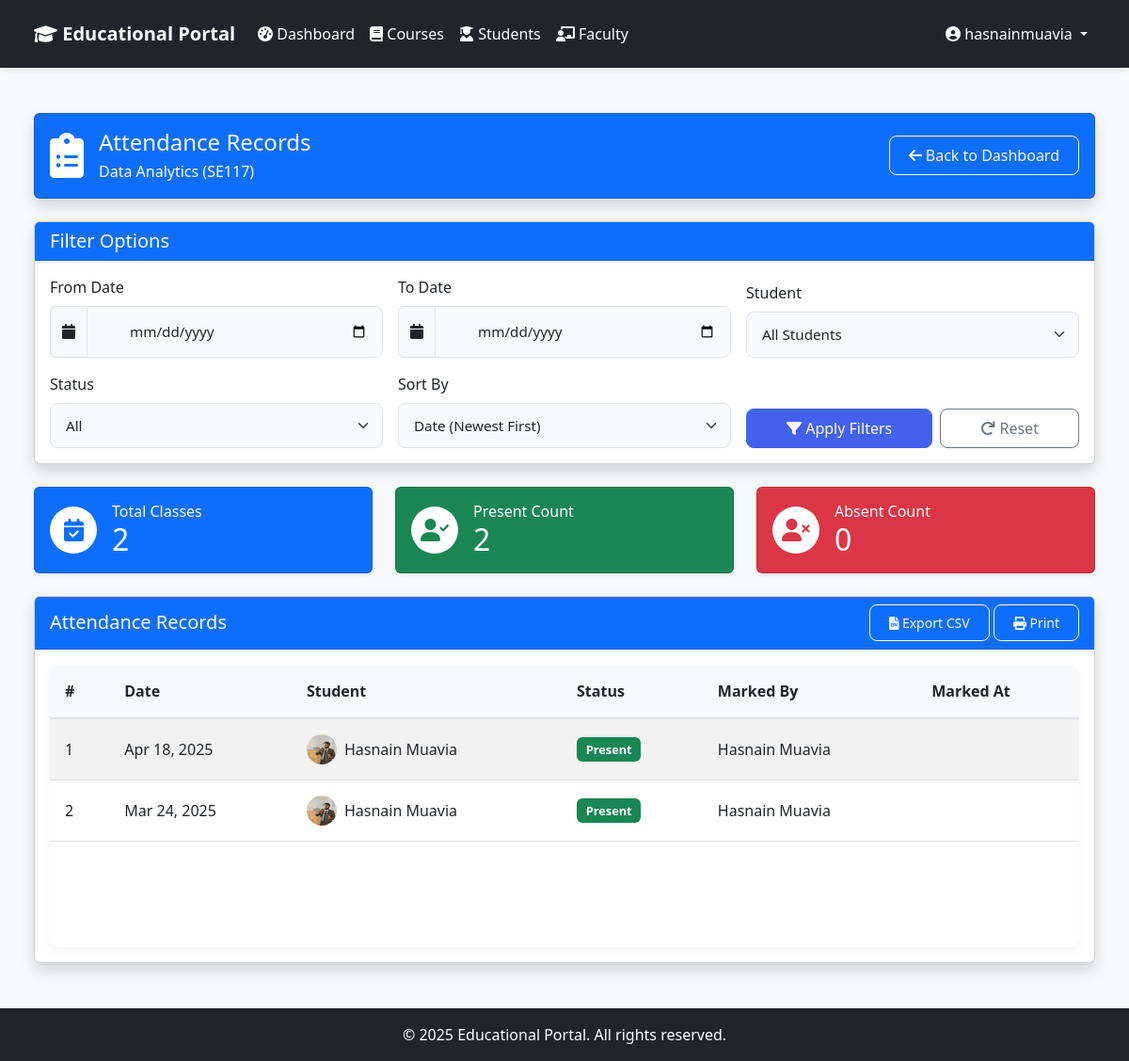
The page /admin-dashboard/attendance/6/ (signed in) on the database its author committed.
### core/models.py (models this page shows, shortened)
class User(AbstractUser):
    role = models.CharField(
        max_length=10,
        choices=Role.choices,
        default=Role.STUDENT,
    )

class Course(models.Model):
    name = models.CharField(max_length=100)
    code = models.CharField(max_length=20, unique=True)
    description = models.TextField(blank=True, null=True)

class Attendance(models.Model):
    student = models.ForeignKey(Student, on_delete=models.CASCADE, related_name='attendances')
    course = models.ForeignKey(Course, on_delete=models.CASCADE, related_name='attendances')
    date = models.DateField()
    is_present = models.BooleanField(default=False)
    marked_by = models.ForeignKey(User, on_delete=models.SET_NULL, null=True, related_name='marked_attendances')
    class Meta:
        unique_together = ('student', 'course', 'date')

class Student(models.Model):
    user = models.OneToOneField(User, on_delete=models.CASCADE, related_name='student_profile')
    profile_picture = models.ImageField(upload_to='students/', null=True, blank=True)
    phone_number = models.CharField(max_length=20, blank=True, null=True)
    courses = models.ManyToManyField(Course, related_name='students', blank=True)
    @property
    def profile_picture_url(self):
        if self.profile_picture:
            return self.profile_picture.url
        return '/static/images/default_profile.png'

### admin_dashboard/views.py (the view, shortened to what this page needs)
# urls.py: path('attendance/<int:course_id>/', views.view_attendance, name='admin_view_attendance'),
@login_required
@user_passes_test(is_admin)
def view_attendance(request, course_id):
    course = get_object_or_404(Course, id=course_id)
    date_from = request.GET.get('date_from')
    date_to = request.GET.get('date_to')
    student_id = request.GET.get('student_id')
    status = request.GET.get('status')
    sort_by = request.GET.get('sort_by', 'date_desc')
    attendance_query = Attendance.objects.filter(course=course).select_related('student', 'student__user')
    if student_id:
        attendance_query = attendance_query.filter(student_id=student_id)
    if status == 'present':
        attendance_query = attendance_query.filter(is_present=True)
    elif status == 'absent':
        attendance_query = attendance_query.filter(is_present=False)
    if sort_by == 'date_asc':
        attendance_query = attendance_query.order_by('date')
    elif sort_by == 'date_desc':
        attendance_query = attendance_query.order_by('-date')
    elif sort_by == 'student_name':
        attendance_query = attendance_query.order_by('student__user__first_name', 'student__user__last_name')
    total_classes = attendance_query.values('date').distinct().count()
    present_count = attendance_query.filter(is_present=True).count()
    absent_count = attendance_query.filter(is_present=False).count()
    students = Student.objects.filter(courses=course)
    context = {
        'course': course,
        'attendance': attendance_query,
        'students': students,
        'total_classes': total_classes,
        'present_count': present_count,
        'absent_count': absent_count,
        'date_from': date_from,
        'date_to': date_to,
        'student_id': student_id,
        'status': status,
        'sort_by': sort_by,
    }
    return render(request, 'admin_dashboard/attendance.html', context)

### templates/admin_dashboard/attendance.html (shortened to what this page needs)
{% extends 'base.html' %}
{% block content %}
<div class="container-fluid py-4">
    <div class="row mb-4">
        <div class="col-12">
            <div class="card bg-primary text-white shadow">
                <div class="card-body">
                    <div class="d-flex align-items-center">
                        <div class="flex-shrink-0">
                            <i class="fas fa-clipboard-list fa-3x"></i>
                        </div>
                        <div class="flex-grow-1 ms-3">
                            <h4 class="mb-1">Attendance Records</h4>
                            <p class="mb-0">{{ course.name }} ({{ course.code }})</p>
                        </div>
                        <div class="ms-auto">
                            <a href="{% url 'admin_dashboard' %}" class="btn btn-outline-light">
                                <i class="fas fa-arrow-left"></i> Back to Dashboard
                            </a>
                        </div>
                    </div>
                </div>
            </div>
        </div>
    </div>
    <div class="row mb-4">
        <div class="col-12">
            <div class="card shadow">
                <div class="card-header bg-primary text-white">
                    <h5 class="card-title mb-0">Filter Options</h5>
                </div>
                <div class="card-body">
                    <form method="get" id="filterForm" class="row g-3 align-items-end">
                        <div class="col-md-4">
                            <label for="dateFrom" class="form-label">From Date</label>
                            <div class="input-group">
                                <span class="input-group-text"><i class="fas fa-calendar"></i></span>
                                <input type="date" class="form-control" id="dateFrom" name="date_from" value="{{ date_from|date:'Y-m-d' }}">
                            </div>
                        </div>
                        <div class="col-md-4">
                            <label for="dateTo" class="form-label">To Date</label>
                            <div class="input-group">
                                <span class="input-group-text"><i class="fas fa-calendar"></i></span>
                                <input type="date" class="form-control" id="dateTo" name="date_to" value="{{ date_to|date:'Y-m-d' }}">
                            </div>
                        </div>
                        <div class="col-md-4">
                            <label for="studentFilter" class="form-label">Student</label>
                            <select class="form-select" id="studentFilter" name="student_id">
                                <option value="">All Students</option>
                            </select>
                        </div>
                        <div class="col-md-4">
                            <label for="statusFilter" class="form-label">Status</label>
                            <select class="form-select" id="statusFilter" name="status">
                                <option value="">All</option>
                            </select>
                        </div>
                        <div class="col-md-4">
                            <label for="sortBy" class="form-label">Sort By</label>
                            <select class="form-select" id="sortBy" name="sort_by">
                                <option value="date_desc" {% if sort_by == 'date_desc' %}selected{% endif %}>Date (Newest First)</option>
                            </select>
                        </div>
                        <div class="col-md-4 d-flex">
                            <button type="submit" class="btn btn-primary me-2 flex-grow-1">
                                <i class="fas fa-filter"></i> Apply Filters
                            </button>
                            <a href="{% url 'admin_view_attendance' course.id %}" class="btn btn-outline-secondary flex-grow-1">
                                <i class="fas fa-redo"></i> Reset
                            </a>
                        </div>
                    </form>
                </div>
            </div>
        </div>
    </div>
    <div class="row mb-4">
        <div class="col-md-4">
            <div class="card bg-primary text-white shadow-sm h-100">
                <div class="card-body">
                    <div class="d-flex align-items-center">
                        <div class="icon-circle bg-white me-3">
                            <i class="fas fa-calendar-check text-primary icon-lg"></i>
                        </div>
                        <div>
                            <h6 class="mb-0">Total Classes</h6>
                            <h2 class="mb-0">{{ total_classes|default:"0" }}</h2>
                        </div>
                    </div>
                </div>
            </div>
        </div>
        <div class="col-md-4">
            <div class="card bg-success text-white shadow-sm h-100">
                <div class="card-body">
                    <div class="d-flex align-items-center">
                        <div class="icon-circle bg-white me-3">
                            <i class="fas fa-user-check text-success icon-lg"></i>
                        </div>
                        <div>
                            <h6 class="mb-0">Present Count</h6>
                            <h2 class="mb-0">{{ present_count|default:"0" }}</h2>
                        </div>
                    </div>
                </div>
            </div>
        </div>
        <div class="col-md-4">
            <div class="card bg-danger text-white shadow-sm h-100">
                <div class="card-body">
                    <div class="d-flex align-items-center">
                        <div class="icon-circle bg-white me-3">
                            <i class="fas fa-user-times text-danger icon-lg"></i>
                        </div>
                        <div>
                            <h6 class="mb-0">Absent Count</h6>
                            <h2 class="mb-0">{{ absent_count|default:"0" }}</h2>
                        </div>
                    </div>
                </div>
            </div>
        </div>
    </div>
    <div class="row">
        <div class="col-12">
            <div class="card shadow">
                <div class="card-header bg-primary text-white d-flex justify-content-between align-items-center">
                    <h5 class="card-title mb-0">Attendance Records</h5>
                    <div>
                        <button class="btn btn-sm btn-outline-light" id="exportCSV">
                            <i class="fas fa-file-csv"></i> Export CSV
                        </button>
                        <button class="btn btn-sm btn-outline-light" id="printRecords">
                            <i class="fas fa-print"></i> Print
                        </button>
                    </div>
                </div>
                <div class="card-body">
                    <div class="table-responsive">
                        <table class="table table-hover table-striped align-middle">
                            <thead class="table-light">
                                <tr>
                                    <th scope="col">#</th>
                                    <th scope="col">Date</th>
                                    <th scope="col">Student</th>
                                    <th scope="col">Status</th>
                                    <th scope="col">Marked By</th>
                                    <th scope="col">Marked At</th>
                                </tr>
                            </thead>
                            <tbody>
                                {% for record in attendance %}
                                <tr>
                                    <td>{{ forloop.counter }}</td>
                                    <td>{{ record.date|date:"M d, Y" }}</td>
                                    <td>
                                        <div class="d-flex align-items-center">
                                            {% if record.student.profile_picture %}
                                                <img src="{{ record.student.profile_picture_url }}" class="rounded-circle me-2" width="32" height="32" alt="Profile Picture">
                                            {% else %}
                                                <i class="fas fa-user-circle fa-2x me-2 text-secondary"></i>
                                            {% endif %}
                                            {{ record.student.user.get_full_name|default:record.student.user.username }}
                                        </div>
                                    </td>
                                    <td>
                                        {% if record.is_present %}
                                            <span class="badge bg-success">Present</span>
                                        {% else %}
                                            <span class="badge bg-danger">Absent</span>
                                        {% endif %}
                                    </td>
                                    <td>{{ record.marked_by.get_full_name|default:record.marked_by.username }}</td>
                                    <td>{{ record.created_at|date:"M d, Y H:i" }}</td>
                                </tr>
                                {% endfor %}
                            </tbody>
                        </table>
                    </div>
                </div>
            </div>
        </div>
    </div>
</div>
{% endblock %}
{% block extra_css %}
<link rel="stylesheet" href="https://cdnjs.cloudflare.com/ajax/libs/font-awesome/6.0.0/css/all.min.css">
{% endblock %}

### templates/base.html (shortened to what this page needs)
<!DOCTYPE html>
<html lang="en">
<head>
    <link href="https://cdn.jsdelivr.net/npm/bootstrap@5.3.0/dist/css/bootstrap.min.css" rel="stylesheet">
    {% load static %}
    <link href="{% static 'css/style.css' %}" rel="stylesheet">
    {% block extra_css %}{% endblock %}
</head>
<body class="d-flex flex-column min-vh-100">
    <nav class="navbar navbar-expand-lg navbar-dark bg-dark">
        <div class="container-fluid">
            <a class="navbar-brand" href="{% url 'home' %}">
                <i class="fas fa-graduation-cap"></i> Educational Portal
            </a>
            {% if user.is_authenticated %}
            <div class="collapse navbar-collapse" id="navbarNav">
                <ul class="navbar-nav me-auto">
                    {% if user.is_superuser %}
                    <li class="nav-item">
                        <a class="nav-link {% if request.resolver_match.url_name == 'admin_dashboard' %}active{% endif %}" href="{% url 'admin_dashboard' %}">
                            <i class="fas fa-tachometer-alt"></i> Dashboard
                        </a>
                    </li>
                    <li class="nav-item">
                        <a class="nav-link {% if request.resolver_match.url_name == 'manage_courses' %}active{% endif %}" href="{% url 'manage_courses' %}">
                            <i class="fas fa-book"></i> Courses
                        </a>
                    </li>
                    <li class="nav-item">
                        <a class="nav-link {% if request.resolver_match.url_name == 'manage_students' %}active{% endif %}" href="{% url 'manage_students' %}">
                            <i class="fas fa-user-graduate"></i> Students
                        </a>
                    </li>
                    <li class="nav-item">
                        <a class="nav-link {% if request.resolver_match.url_name == 'manage_faculty' %}active{% endif %}" href="{% url 'manage_faculty' %}">
                            <i class="fas fa-chalkboard-teacher"></i> Faculty
                        </a>
                    </li>
                    {% elif user.is_faculty %}
                    <li class="nav-item">
                        <a class="nav-link {% if request.resolver_match.url_name == 'faculty_dashboard' %}active{% endif %}" href="{% url 'faculty_dashboard' %}">
                            <i class="fas fa-tachometer-alt"></i> Dashboard
                        </a>
                    </li>
                    {% endif %}
                </ul>
                <div class="navbar-nav">
                    <li class="nav-item dropdown">
                        <a class="nav-link dropdown-toggle" href="#" id="navbarDropdown" role="button" data-bs-toggle="dropdown">
                            <i class="fas fa-user-circle"></i> {{ user.get_full_name|default:user.username }}
                        </a>
                    </li>
                </div>
            </div>
            {% endif %}
        </div>
    </nav>
    <main class="flex-grow-1 py-4">
        <div class="container-fluid px-4">
            {% block content %}
            {% endblock %}
        </div>
    </main>
    <footer class="footer mt-auto py-3 bg-dark text-white">
        <div class="container text-center">
            <p class="mb-0">&copy; {% now "Y" %} Educational Portal. All rights reserved.</p>
        </div>
    </footer>
</body>
</html>

### rows shown on the page
User: get_full_name "hasnainmuavia"
Course: name "Data Analytics", code "SE117"
Attendance: date "Apr 18, 2025", student.profile_picture_url (picture), student.user.get_full_name "Hasnain Muavia", is_present "Present", marked_by.get_full_name "Hasnain Muavia"
Attendance: date "Mar 24, 2025", student.profile_picture_url (picture), student.user.get_full_name "Hasnain Muavia", is_present "Present", marked_by.get_full_name "Hasnain Muavia"

### other values the page prints
{{ total_classes|default:"0" }} "2"
{{ present_count|default:"0" }} "2"
{{ absent_count|default:"0" }} "0"
